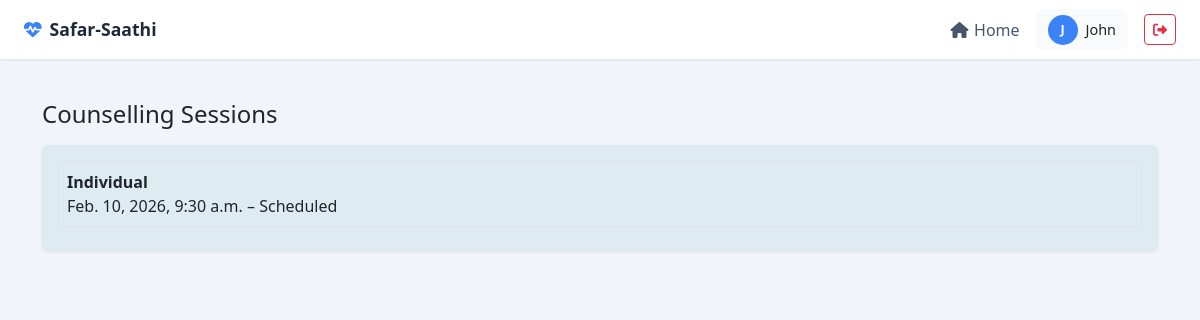
Screenshot of /patient/my_counselling_sessions/ (signed in) with the database file from the repository.
### patient/models.py (models this page shows, shortened)
class CounsellingSession(models.Model):
    STATUS_CHOICES = [
        ('scheduled', 'Scheduled'),
        ('in_progress', 'In Progress'),
        ('completed', 'Completed'),
        ('cancelled', 'Cancelled'),
    ]
    patient = models.ForeignKey(PatientProfile, on_delete=models.CASCADE)
    clinic = models.ForeignKey('clinic.ClinicProfile', on_delete=models.CASCADE)
    counsellor = models.ForeignKey(User, on_delete=models.CASCADE, related_name='counselling_sessions')
    session_date = models.DateTimeField()
    status = models.CharField(max_length=20, choices=STATUS_CHOICES, default='scheduled')
    session_type = models.CharField(max_length=50, choices=[
        ('individual', 'Individual Counselling'),
        ('group', 'Group Counselling'),
        ('family', 'Family Counselling'),
        ('crisis', 'Crisis Intervention'),
    ], default='individual')
    session_mode = models.CharField(max_length=20, choices=[
        ('in_person', 'In Person'),
        ('online', 'Online/Video Call'),
        ('phone', 'Phone Call'),
    ], default='in_person')
    meeting_link = models.URLField(blank=True, help_text="Video call link for online sessions")
    meeting_id = models.CharField(max_length=100, blank=True, help_text="Meeting ID for online sessions")
    meeting_password = models.CharField(max_length=50, blank=True, help_text="Meeting password if required")
    notes = models.TextField(blank=True)
    medical_updates = models.TextField(blank=True, help_text="Medical data updates from session")
    follow_up_required = models.BooleanField(default=False)
    follow_up_date = models.DateTimeField(null=True, blank=True)
    created_at = models.DateTimeField(default=timezone.now)
    updated_at = models.DateTimeField(auto_now=True)
    class Meta:
        ordering = ['-session_date']

### patient/views.py (the view)
# urls.py: path('my_counselling_sessions/', views.my_counselling_sessions, name='my_counselling_sessions'),
@login_required
@user_passes_test(is_patient)
def my_counselling_sessions(request):
    patient = request.user.patientprofile
    sessions = CounsellingSession.objects.filter(patient=patient).order_by('-session_date')
    upcoming_sessions = sessions.filter(session_date__gte=timezone.now(), status__in=['scheduled'])
    for session in upcoming_sessions:
        if session.session_mode == 'online' and session.meeting_link:
            session.can_join = True
        else:
            session.can_join = False
    context = {
        'sessions': sessions,
        'upcoming_sessions': upcoming_sessions,
    }
    return render(request, 'patient/my_counselling_sessions.html', context)

### safar_saathi/utils.py (called while the page is built)
def is_patient(user):
    return user.groups.filter(name='Patient').exists() and hasattr(user, 'patientprofile')

### patient/templates/patient/my_counselling_sessions.html (shortened to what this page needs)
{% extends 'base.html' %}
{% block content %}
<div class="container py-3">
  <h4 class="mb-3">Counselling Sessions</h4>
  <div class="card">
    <div class="card-body p-3">
      {% for session in sessions %}
        <div class="border rounded p-2 mb-2">
          <strong>{{ session.session_type|title }}</strong><br>
          {{ session.session_date }} – {{ session.status|title }}
        </div>
      {% empty %}
        <p class="text-muted text-center mb-0">No sessions</p>
      {% endfor %}
    </div>
  </div>
</div>
{% endblock %}

### templates/base.html (shortened to what this page needs)
<!doctype html>
<html lang="en">
<head>
    <link href="https://cdn.jsdelivr.net/npm/bootstrap@5.3.0/dist/css/bootstrap.min.css" rel="stylesheet"/>
    <link href="https://cdnjs.cloudflare.com/ajax/libs/font-awesome/6.4.0/css/all.min.css" rel="stylesheet"/>
</head>
<body>
<nav class="top-navbar">
    <a href="{% url 'home' %}" class="navbar-brand">
        <i class="fas fa-heartbeat"></i>
        Safar-Saathi
    </a>
    <div class="navbar-links">
        <a href="{% url 'home' %}">
            <i class="fas fa-home"></i> Home
        </a>
        {% if user.is_authenticated %}
            <div class="user-info">
                <div class="user-avatar">
                    {{ user.username|slice:":1"|upper }}
                </div>
                <span>{{ user.username }}</span>
            </div>
            <form method="post" action="{% url 'logout' %}" class="d-inline">
                <button type="submit"
                        class="btn btn-outline-danger btn-sm"
                        title="Logout">
                    <i class="fas fa-sign-out-alt"></i>
                </button>
            </form>
        {% endif %}
    </div>
</nav>
<main class="content-wrapper">
    {% block content %}{% endblock %}
</main>
</body>
</html>

### templates/base.html (style rules this page uses)
:root { --topbar-height: 60px; --primary-color: #3b82f6; }
body { font-family: "Segoe UI", Tahoma, Geneva, Verdana, sans-serif; background: #f1f5f9; min-height: 100vh; }
.top-navbar { height: var(--topbar-height); background: #ffffff; border-bottom: 1px solid #e2e8f0; display: flex; align-items: center; justify-content: space-between; padding: 0 1.5rem; position: sticky; top: 0; z-index: 1030; box-shadow: 0 1px 3px rgba(0,0,0,0.05); }
.navbar-brand { font-weight: 700; color: #1e293b; text-decoration: none; display: flex; align-items: center; gap: .5rem; font-size: 1.1rem; }
.navbar-brand i { color: var(--primary-color); }
.navbar-links { display: flex; align-items: center; gap: 1rem; }
.navbar-links a { text-decoration: none; color: #475569; font-weight: 500; display: flex; align-items: center; gap: .35rem; }
.user-info { display: flex; align-items: center; gap: .5rem; background: #f8fafc; padding: .35rem .75rem; border-radius: .5rem; font-size: .9rem; }
.user-avatar { width: 30px; height: 30px; border-radius: 50%; background: var(--primary-color); color: #fff; display: flex; align-items: center; justify-content: center; font-weight: 600; font-size: .8rem; }
.content-wrapper { padding: 1.5rem; max-width: 1200px; margin: auto; }
.card { border: none; box-shadow: 0 1px 3px rgba(0,0,0,0.08); transition: all .2s; background-color: rgba(185, 218, 229, 0.342) }

### rows the page displays
CounsellingSession: session_type "Individual", session_date "Feb. 10, 2026, 9:30 a.m.", status "Scheduled"

### other values shown
{{ user.username|slice:":1"|upper }} "J"
{{ user.username }} "John"
